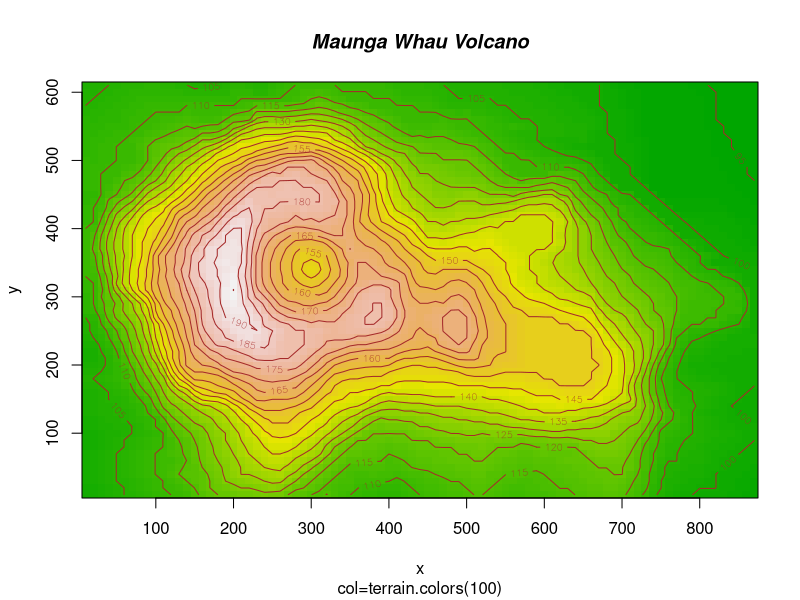
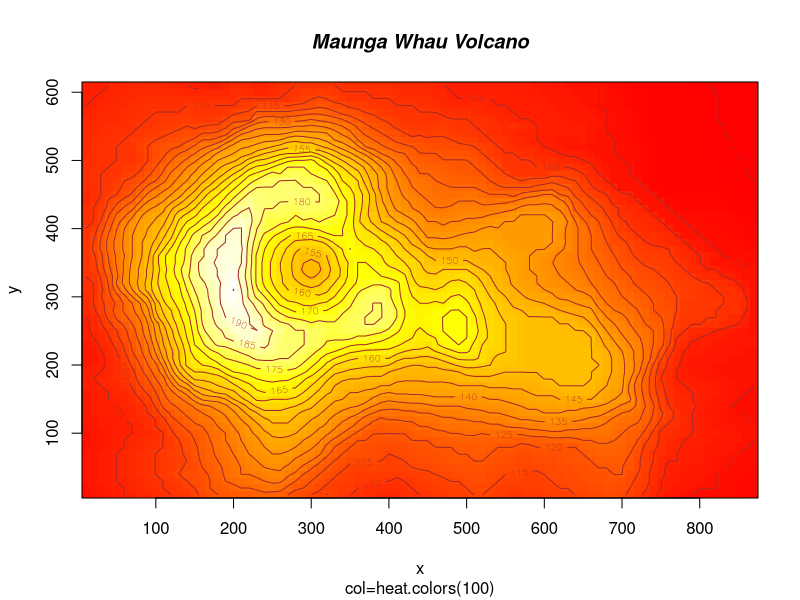
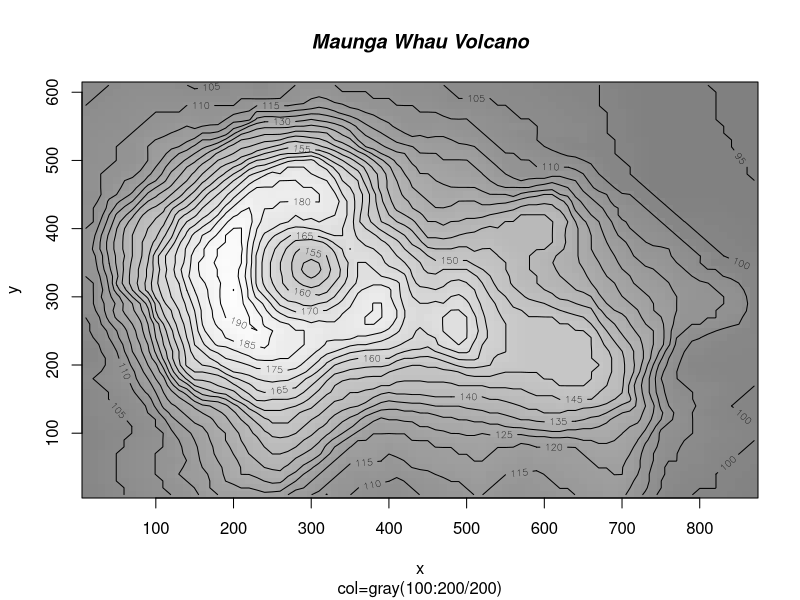

Generate these figures, in order, with R:
## ---- chunk 1
require(datasets)
require(grDevices) 
require(graphics)
x <- 10*(1:nrow(volcano)); x.at <- seq(100, 800, by=100)
y <- 10*(1:ncol(volcano)); y.at <- seq(100, 600, by=100)
## ---- chunk 2
image(x, y, volcano, col=terrain.colors(100),axes=FALSE)
contour(x, y, volcano, levels=seq(90, 200, by=5), add=TRUE, col="brown")
axis(1, at=x.at)
axis(2, at=y.at)
box()
title(main="Maunga Whau Volcano", sub = "col=terrain.colors(100)", font.main=4)
## ---- chunk 3
image(x, y, volcano, col=heat.colors(100), axes=FALSE)
contour(x, y, volcano, levels=seq(90, 200, by=5), add=TRUE, col="brown")
axis(1, at=x.at)
axis(2, at=y.at)
box()
title(main="Maunga Whau Volcano", sub = "col=heat.colors(100)", font.main=4)
## ---- chunk 4
image(x, y, volcano, col=gray(100:200/200), axes=FALSE)
contour(x, y, volcano, levels=seq(90, 200, by=5), add=TRUE, col="black")
axis(1, at=x.at)
axis(2, at=y.at)
box()
title(main="Maunga Whau Volcano", sub = "col=gray(100:200/200)", font.main=4)
